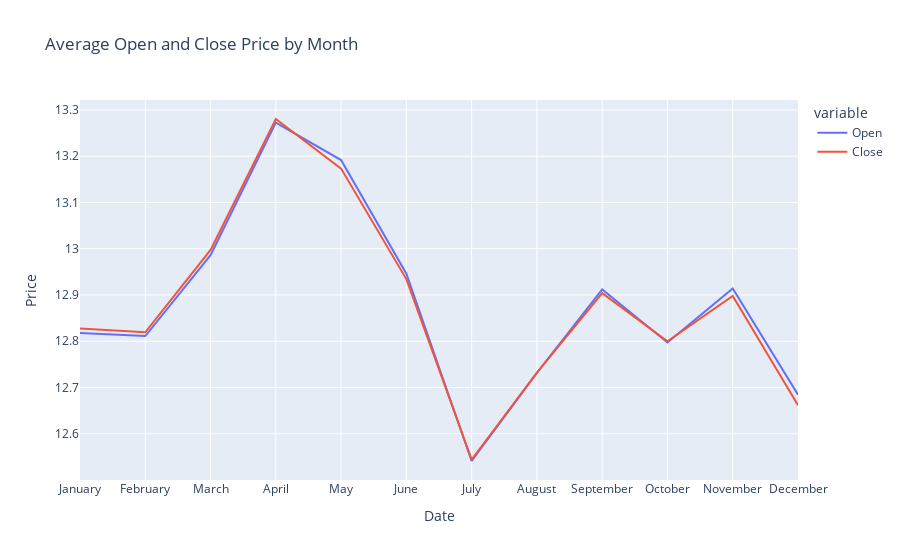

The notebook cell this image was saved under:
### Code cell
fig = px.line(monthvise, x=monthvise.index, y=['Open', 'Close'],
              labels={'value': 'Price', 'index': 'Month'},
              title='Average Open and Close Price by Month')

# Show the plot
fig.show()

### Figure 1 — Plotly figure (JSON) as saved in the notebook; plotly's stock layout.template omitted (floating-point values rounded to 4 significant figures)
{"data": [{"hovertemplate": "variable=Open<br>Date=%{x}<br>Price=%{y}<extra></extra>", "legendgroup": "Open", "line": {"color": "#636efa", "dash": "solid"}, "marker": {"symbol": "circle"}, "mode": "lines", "name": "Open", "orientation": "v", "showlegend": true, "type": "scatter", "x": ["January", "February", "March", "April", "May", "June", "July", "August", "September", "October", "November", "December"], "xaxis": "x", "y": [12.82, 12.81, 12.99, 13.27, 13.19, 12.95, 12.54, 12.73, 12.91, 12.8, 12.91, 12.68], "yaxis": "y"}, {"hovertemplate": "variable=Close<br>Date=%{x}<br>Price=%{y}<extra></extra>", "legendgroup": "Close", "line": {"color": "#EF553B", "dash": "solid"}, "marker": {"symbol": "circle"}, "mode": "lines", "name": "Close", "orientation": "v", "showlegend": true, "type": "scatter", "x": ["January", "February", "March", "April", "May", "June", "July", "August", "September", "October", "November", "December"], "xaxis": "x", "y": [12.83, 12.82, 13.0, 13.28, 13.17, 12.93, 12.54, 12.73, 12.9, 12.8, 12.9, 12.66], "yaxis": "y"}], "layout": {"legend": {"title": {"text": "variable"}, "tracegroupgap": 0}, "title": {"text": "Average Open and Close Price by Month"}, "xaxis": {"anchor": "y", "domain": [0, 1], "title": {"text": "Date"}}, "yaxis": {"anchor": "x", "domain": [0, 1], "title": {"text": "Price"}}}}
